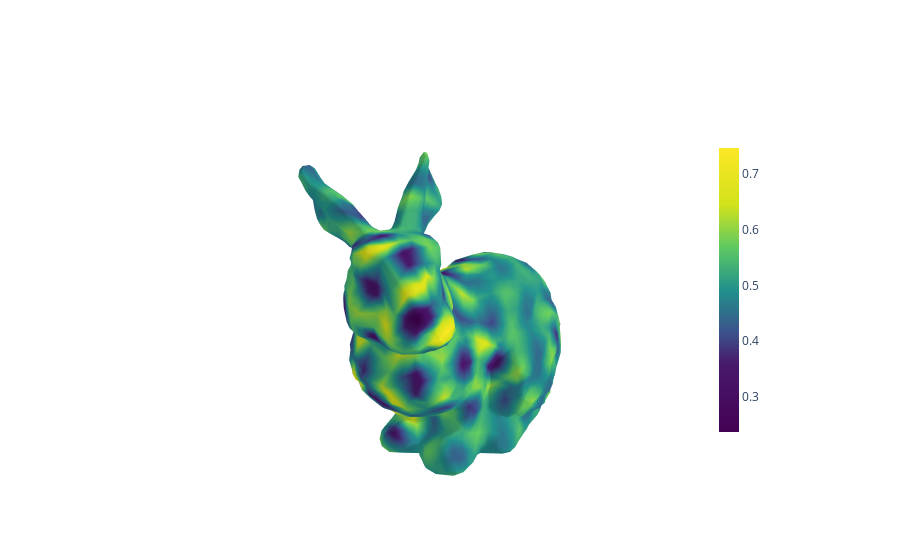

Notebook source saved alongside this figure:
### Markdown cell above
Original scalar field over mesh

### Code cell
plot_mesh(V, F, Function, cmin, cmax)

### Figure 1 — Plotly figure (JSON) as saved in the notebook; plotly's stock layout.template omitted (floating-point values rounded to 4 significant figures; data arrays with more than 128 entries replaced by an {"elided": "..."} marker saying what was removed)
{"data": [{"cmax": 0.7468, "cmin": 0.2368, "colorbar": {"len": 0.8, "thickness": 20, "x": 0.85}, "colorscale": [[0, "#440154"], [0.24, "#481a6c"], [0.35, "#3b528b"], [0.5, "#21918c"], [0.65, "#5ec962"], [0.8, "#d2e21b"], [1, "#fde725"]], "i": {"elided": "3998 str values"}, "intensity": {"elided": "2002 float values"}, "j": {"elided": "3998 str values"}, "k": {"elided": "3998 str values"}, "name": "y", "showscale": true, "type": "mesh3d", "x": {"elided": "2002 float values"}, "y": {"elided": "2002 float values"}, "z": {"elided": "2002 float values"}}], "layout": {"scene": {"camera": {"eye": {"x": -1.17, "y": -1.17, "z": 0.585}}, "xaxis": {"showgrid": false, "showticklabels": false, "title": {"text": ""}, "visible": false}, "yaxis": {"showgrid": false, "showticklabels": false, "title": {"text": ""}, "visible": false}, "zaxis": {"showgrid": false, "showticklabels": false, "title": {"text": ""}, "visible": false}}}}
